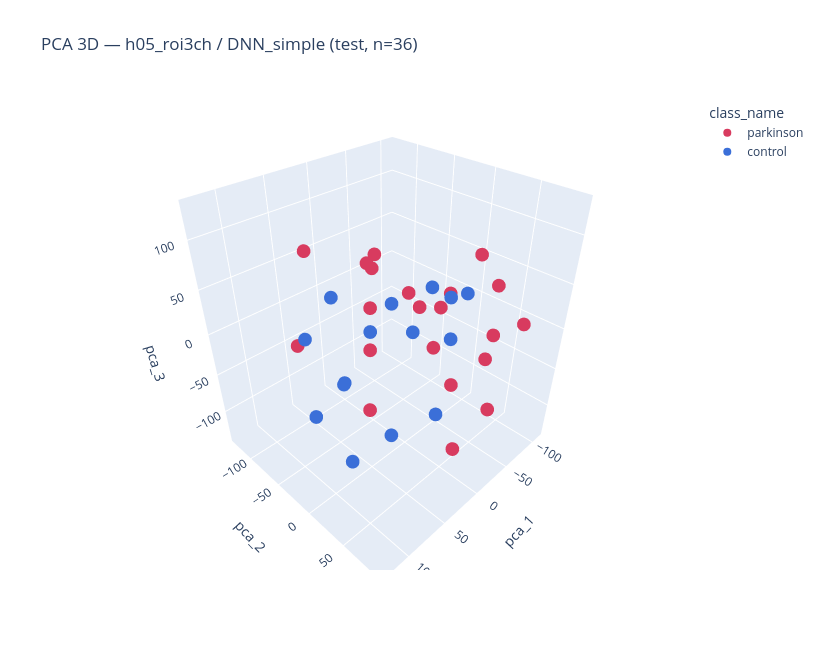
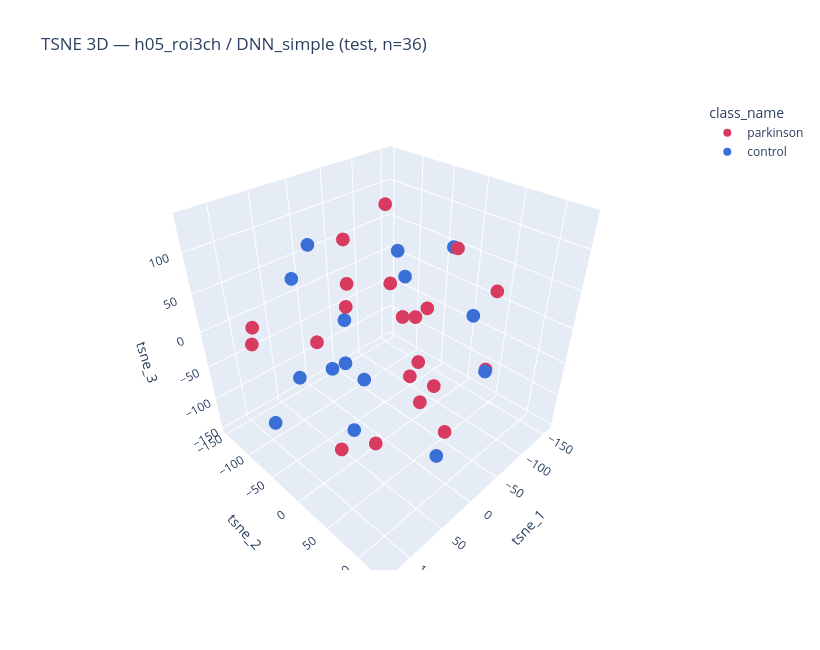
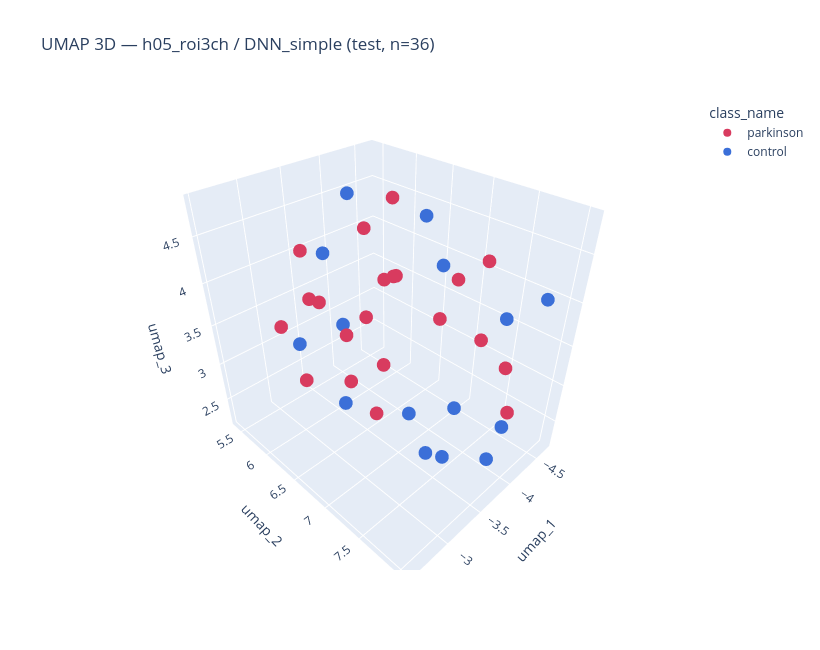

Notebook source saved alongside these figures, in order:
### Markdown cell above
## 5b. Visualización de latentes test (mejor clasificador)

Latentes **test** generados por inferencia DDIM (`sampled_latent_final`) del par **experimento + clasificador** con mayor `balanced_accuracy` en la sección 4.

Proyecciones **PCA**, **t-SNE** y **UMAP** en 2D y 3D (color = control / parkinson). Para t-SNE/UMAP se aplica PCA previa a 50 componentes cuando la dimensionalidad es alta.

Export: `result/stage2_roi3ch_wave_summary/latent_viz_best_classifier/`.

### Code cell
from sklearn.metrics import davies_bouldin_score, silhouette_score

from code.embedding_analysis import label_name, projection_coordinates

try:
    import plotly.express as px

    HAS_PLOTLY = True
except ImportError:
    HAS_PLOTLY = False

best_cls_row = cls_all.sort_values(["roc_auc", "f1"], ascending=False).iloc[0]
best_mode = best_cls_row["mode"]
best_model = best_cls_row["model"]
best_cfg = COMPARISON[best_mode]

print(
    f"Mejor clasificador en test: [{MODE_SHORT[best_mode]}] {best_model} | "
    f"bal.acc={best_cls_row['balanced_accuracy']:.3f}, "
    f"precision={best_cls_row.get('precision', float('nan')):.3f}, "
    f"recall={best_cls_row.get('recall', float('nan')):.3f}, "
    f"f1={best_cls_row['f1']:.3f}"
)

X_lat, y_lat, ids_lat = load_test_latent_matrix_for(best_cfg["exp"], best_cfg["run_id"])
class_names = [label_name(y) for y in y_lat]
print(f"Latentes test: {X_lat.shape[0]} sujetos, dim={X_lat.shape[1]}")

PROJ_METHODS = ("pca", "tsne", "umap")
latent_proj: dict[tuple[str, int], pd.DataFrame] = {}
for method in PROJ_METHODS:
    for ndim in (2, 3):
        coords = projection_coordinates(X_lat, method, ndim)
        cols = [f"{method}_{i + 1}" for i in range(ndim)]
        df = pd.DataFrame(coords, columns=cols)
        df["ID"] = ids_lat
        df["label"] = y_lat
        df["class_name"] = class_names
        latent_proj[(method, ndim)] = df

viz_dir = REPORT_EXPORT_DIR / "latent_viz_best_classifier"
viz_dir.mkdir(parents=True, exist_ok=True)
for (method, ndim), df in latent_proj.items():
    df.to_csv(viz_dir / f"{method}_{ndim}d.csv", index=False)

summary = {
    "mode": best_mode,
    "mode_short": MODE_SHORT[best_mode],
    "mode_label": MODE_LABELS[best_mode],
    "model": best_model,
    "balanced_accuracy": float(best_cls_row["balanced_accuracy"]),
    "precision": float(best_cls_row.get("precision", np.nan)),
    "recall": float(best_cls_row.get("recall", np.nan)),
    "f1": float(best_cls_row["f1"]),
    "n_test_subjects": int(len(ids_lat)),
}
pd.Series(summary).to_json(viz_dir / "best_classifier_summary.json", indent=2)

fig, axes = plt.subplots(1, 3, figsize=(16, 4.8))
for ax, method in zip(axes, PROJ_METHODS):
    df2 = latent_proj[(method, 2)]
    sns.scatterplot(
        data=df2,
        x=f"{method}_1",
        y=f"{method}_2",
        hue="class_name",
        ax=ax,
        s=65,
        alpha=0.85,
    )
    ax.set_title(method.upper())
    ax.set_xlabel(f"{method}_1")
    ax.set_ylabel(f"{method}_2")
fig.suptitle(
    f"Latentes test DDIM — {MODE_SHORT[best_mode]} / {best_model} "
    f"(bal.acc={best_cls_row['balanced_accuracy']:.3f})",
    y=1.03,
)
plt.tight_layout()
plt.savefig(viz_dir / "projections_2d_panel.png", dpi=200, bbox_inches="tight")
plt.show()

for method in PROJ_METHODS:
    df3 = latent_proj[(method, 3)]
    if HAS_PLOTLY:
        fig3d = px.scatter_3d(
            df3,
            x=f"{method}_1",
            y=f"{method}_2",
            z=f"{method}_3",
            color="class_name",
            color_discrete_map={"control": "#3b6fd8", "parkinson": "#d83b5f"},
            hover_data=["ID", "label"],
            title=(
                f"{method.upper()} 3D — {MODE_SHORT[best_mode]} / {best_model} "
                f"(test, n={len(ids_lat)})"
            ),
            width=820,
            height=650,
        )
        fig3d.write_html(viz_dir / f"{method}_3d.html")
        fig3d.show()
    else:
        fig = plt.figure(figsize=(7, 6))
        ax = fig.add_subplot(111, projection="3d")
        for cn, part in df3.groupby("class_name"):
            ax.scatter(
                part[f"{method}_1"],
                part[f"{method}_2"],
                part[f"{method}_3"],
                label=cn,
                s=45,
                alpha=0.8,
            )
        ax.set_title(f"{method.upper()} 3D — {MODE_SHORT[best_mode]}")
        ax.legend()
        plt.tight_layout()
        plt.savefig(viz_dir / f"{method}_3d.png", dpi=200, bbox_inches="tight")
        plt.show()

sep_rows = []
for method in PROJ_METHODS:
    for ndim in (2, 3):
        cols = [f"{method}_{i + 1}" for i in range(ndim)]
        coords = latent_proj[(method, ndim)][cols].to_numpy()
        if len(np.unique(y_lat)) < 2 or len(y_lat) < 3:
            sil, db = np.nan, np.nan
        else:
            sil = float(silhouette_score(coords, y_lat))
            db = float(davies_bouldin_score(coords, y_lat))
        sep_rows.append({"method": method, "dims": ndim, "silhouette": sil, "davies_bouldin": db})
sep_df = pd.DataFrame(sep_rows).round(4)
sep_df.to_csv(viz_dir / "projection_separation_metrics.csv", index=False)
display(sep_df)
print(f"Export: {viz_dir}")

### Figure 1 — Plotly figure (JSON) as saved in the notebook; plotly's stock layout.template omitted (floating-point values rounded to 4 significant figures)
{"data": [{"customdata": [["3107", 1], ["3108", 1], ["3116", 1], ["3119", 1], ["3120", 1], ["3134", 1], ["3166", 1], ["3182", 1], ["3185", 1], ["3305", 1], ["3332", 1], ["3374", 1], ["3386", 1], ["3552", 1], ["3559", 1], ["3575", 1], ["3591", 1], ["3593", 1], ["3824", 1], ["3832", 1], ["3863", 1]], "hovertemplate": "class_name=parkinson<br>pca_1=%{x}<br>pca_2=%{y}<br>pca_3=%{z}<br>ID=%{customdata[0]}<br>label=%{customdata[1]}<extra></extra>", "legendgroup": "parkinson", "marker": {"color": "#d83b5f", "symbol": "circle"}, "mode": "markers", "name": "parkinson", "scene": "scene", "showlegend": true, "type": "scatter3d", "x": [-79.57, 62.95, -13.98, -41.44, 108.8, -3.175, -90.04, -15.63, 72.67, -110.1, -21.25, -23.03, 31.96, -55.39, -23.88, -50.61, -74.48, 9.796, -23.59, -68.39, 56.38], "y": [-13.02, 14.88, 90.15, -88.09, -4.183, 92.99, 13.86, 44.87, 23.52, 60.13, -4.43, 48.4, -17.41, 54.44, 13.37, 62.18, -68.06, -37.93, 19.82, -130.0, -103.7], "z": [8.538, 24.38, -45.33, 40.66, 128.2, 45.94, 59.69, -43.72, -33.01, -10.23, 21.63, -135.9, 38.58, -28.46, -19.25, 60.9, -12.06, 63.08, 30.99, 4.296, -36.27]}, {"customdata": [["3165", 0], ["3172", 0], ["3188", 0], ["3191", 0], ["3320", 0], ["3361", 0], ["3554", 0], ["3565", 0], ["3759", 0], ["3765", 0], ["3767", 0], ["3769", 0], ["3806", 0], ["3807", 0], ["3857", 0]], "hovertemplate": "class_name=control<br>pca_1=%{x}<br>pca_2=%{y}<br>pca_3=%{z}<br>ID=%{customdata[0]}<br>label=%{customdata[1]}<extra></extra>", "legendgroup": "control", "marker": {"color": "#3b6fd8", "symbol": "circle"}, "mode": "markers", "name": "control", "scene": "scene", "showlegend": true, "type": "scatter3d", "x": [56.49, -46.23, 27.24, 97.34, 48.94, -2.377, -28.32, -99.4, 74.75, 82.08, 14.52, -32.1, 52.4, -20.18, 126.8], "y": [-29.76, -67.08, -79.44, 74.65, -40.32, 26.01, 18.17, -5.465, -57.0, -52.36, 60.27, 27.64, 4.036, -11.35, 60.29], "z": [-42.79, -13.4, 20.86, -10.49, -55.5, 64.21, -108.8, 3.242, -93.98, 11.17, 75.95, -5.795, 32.86, -10.92, -29.32]}], "layout": {"height": 650, "legend": {"title": {"text": "class_name"}, "tracegroupgap": 0}, "scene": {"domain": {"x": [0, 1], "y": [0, 1]}, "xaxis": {"title": {"text": "pca_1"}}, "yaxis": {"title": {"text": "pca_2"}}, "zaxis": {"title": {"text": "pca_3"}}}, "title": {"text": "PCA 3D — h05_roi3ch / DNN_simple (test, n=36)"}, "width": 820}}

### Figure 2 — Plotly figure (JSON) as saved in the notebook; plotly's stock layout.template omitted (floating-point values rounded to 4 significant figures)
{"data": [{"customdata": [["3107", 1], ["3108", 1], ["3116", 1], ["3119", 1], ["3120", 1], ["3134", 1], ["3166", 1], ["3182", 1], ["3185", 1], ["3305", 1], ["3332", 1], ["3374", 1], ["3386", 1], ["3552", 1], ["3559", 1], ["3575", 1], ["3591", 1], ["3593", 1], ["3824", 1], ["3832", 1], ["3863", 1]], "hovertemplate": "class_name=parkinson<br>tsne_1=%{x}<br>tsne_2=%{y}<br>tsne_3=%{z}<br>ID=%{customdata[0]}<br>label=%{customdata[1]}<extra></extra>", "legendgroup": "parkinson", "marker": {"color": "#d83b5f", "symbol": "circle"}, "mode": "markers", "name": "parkinson", "scene": "scene", "showlegend": true, "type": "scatter3d", "x": [-16.05, 101.2, -51.04, 126.4, 128.1, 18.73, -47.03, -60.61, 27.69, -74.59, 16.68, -63.67, -18.95, -75.66, -43.56, -94.75, 74.53, 118.3, -67.94, 43.55, -112.8], "y": [78.98, -111.3, -123.8, 46.59, -55.35, 2.664, 9.588, -51.42, -31.02, -148.6, 54.29, -62.81, 78.45, 88.34, 22.74, -2.793, 119.3, 60.18, 91.06, 67.6, -55.77], "z": [134.5, -11.51, 62.5, 85.62, 51.82, -146.9, -51.78, 26.29, 41.91, -19.84, -10.86, 121.9, -100.0, 67.9, 32.16, -125.6, 31.09, -39.74, -28.86, 82.39, -48.38]}, {"customdata": [["3165", 0], ["3172", 0], ["3188", 0], ["3191", 0], ["3320", 0], ["3361", 0], ["3554", 0], ["3565", 0], ["3759", 0], ["3765", 0], ["3767", 0], ["3769", 0], ["3806", 0], ["3807", 0], ["3857", 0]], "hovertemplate": "class_name=control<br>tsne_1=%{x}<br>tsne_2=%{y}<br>tsne_3=%{z}<br>ID=%{customdata[0]}<br>label=%{customdata[1]}<extra></extra>", "legendgroup": "control", "marker": {"color": "#3b6fd8", "symbol": "circle"}, "mode": "markers", "name": "control", "scene": "scene", "showlegend": true, "type": "scatter3d", "x": [52.16, 33.21, -158.1, 31.78, -23.26, -15.03, 46.11, -9.429, 128.0, 54.75, -123.9, -20.96, -121.7, 87.11, 63.0], "y": [-96.5, -119.1, -118.3, -31.59, -61.75, 4.034, 119.7, 128.1, -39.21, -52.64, 28.44, -92.84, -7.279, 14.77, 15.0], "z": [-80.11, 42.99, -29.82, -32.71, -107.1, 105.6, -58.54, 22.88, -65.68, 116.8, -12.35, -27.37, 68.27, 16.69, -84.17]}], "layout": {"height": 650, "legend": {"title": {"text": "class_name"}, "tracegroupgap": 0}, "scene": {"domain": {"x": [0, 1], "y": [0, 1]}, "xaxis": {"title": {"text": "tsne_1"}}, "yaxis": {"title": {"text": "tsne_2"}}, "zaxis": {"title": {"text": "tsne_3"}}}, "title": {"text": "TSNE 3D — h05_roi3ch / DNN_simple (test, n=36)"}, "width": 820}}

### Figure 3 — Plotly figure (JSON) as saved in the notebook; plotly's stock layout.template omitted (floating-point values rounded to 4 significant figures)
{"data": [{"customdata": [["3107", 1], ["3108", 1], ["3116", 1], ["3119", 1], ["3120", 1], ["3134", 1], ["3166", 1], ["3182", 1], ["3185", 1], ["3305", 1], ["3332", 1], ["3374", 1], ["3386", 1], ["3552", 1], ["3559", 1], ["3575", 1], ["3591", 1], ["3593", 1], ["3824", 1], ["3832", 1], ["3863", 1]], "hovertemplate": "class_name=parkinson<br>umap_1=%{x}<br>umap_2=%{y}<br>umap_3=%{z}<br>ID=%{customdata[0]}<br>label=%{customdata[1]}<extra></extra>", "legendgroup": "parkinson", "marker": {"color": "#d83b5f", "symbol": "circle"}, "mode": "markers", "name": "parkinson", "scene": "scene", "showlegend": true, "type": "scatter3d", "x": [-3.422, -4.301, -3.173, -3.865, -4.455, -3.146, -4.07, -2.521, -3.988, -3.336, -4.374, -2.592, -4.691, -3.863, -2.797, -2.663, -3.78, -4.519, -3.886, -3.706, -4.366], "y": [5.707, 7.361, 6.886, 6.399, 7.267, 7.143, 5.902, 6.813, 7.877, 5.749, 6.089, 6.403, 6.73, 6.529, 7.398, 7.211, 5.404, 6.645, 6.526, 6.008, 7.756], "z": [3.572, 4.319, 4.004, 2.808, 3.293, 4.503, 4.253, 3.618, 3.523, 4.196, 3.633, 3.946, 3.714, 4.825, 3.432, 4.226, 3.239, 3.24, 3.993, 2.426, 2.64]}, {"customdata": [["3165", 0], ["3172", 0], ["3188", 0], ["3191", 0], ["3320", 0], ["3361", 0], ["3554", 0], ["3565", 0], ["3759", 0], ["3765", 0], ["3767", 0], ["3769", 0], ["3806", 0], ["3807", 0], ["3857", 0]], "hovertemplate": "class_name=control<br>umap_1=%{x}<br>umap_2=%{y}<br>umap_3=%{z}<br>ID=%{customdata[0]}<br>label=%{customdata[1]}<extra></extra>", "legendgroup": "control", "marker": {"color": "#3b6fd8", "symbol": "circle"}, "mode": "markers", "name": "control", "scene": "scene", "showlegend": true, "type": "scatter3d", "x": [-3.745, -3.885, -3.68, -3.802, -3.894, -4.329, -3.729, -3.858, -3.729, -3.96, -3.663, -2.852, -3.135, -2.985, -4.228], "y": [7.515, 5.697, 6.973, 7.927, 7.869, 6.546, 6.05, 5.439, 7.426, 7.947, 7.333, 6.281, 7.684, 6.763, 8.043], "z": [2.952, 3.012, 2.563, 4.179, 2.378, 4.511, 4.771, 3.868, 2.198, 2.844, 4.507, 3.562, 2.905, 3.026, 4.232]}], "layout": {"height": 650, "legend": {"title": {"text": "class_name"}, "tracegroupgap": 0}, "scene": {"domain": {"x": [0, 1], "y": [0, 1]}, "xaxis": {"title": {"text": "umap_1"}}, "yaxis": {"title": {"text": "umap_2"}}, "zaxis": {"title": {"text": "umap_3"}}}, "title": {"text": "UMAP 3D — h05_roi3ch / DNN_simple (test, n=36)"}, "width": 820}}
